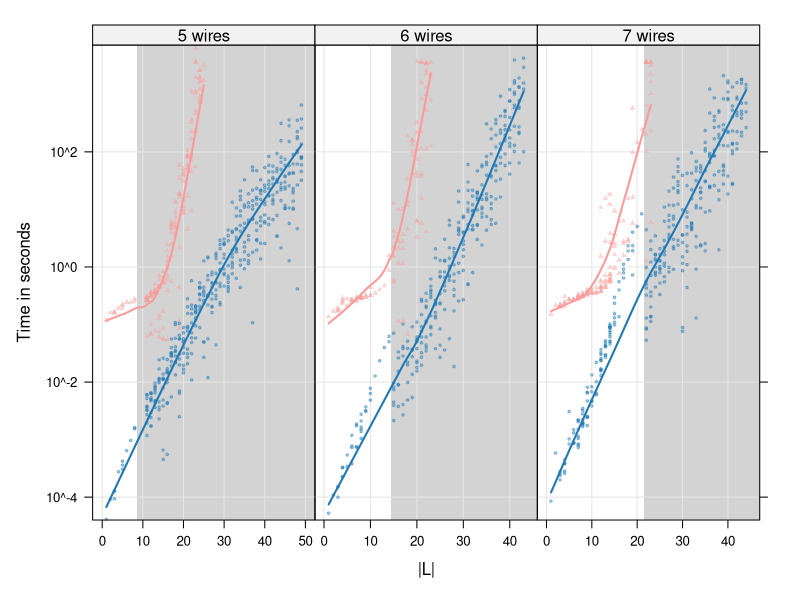

Here is the R script that generated this plot:
library(lattice)
library(plotrix)
library(scales)

mergedata <- read.csv("merged.csv")
avg = aggregate(list(OurAvg = mergedata$Ours, TheirAvg = mergedata$Theirs), list(Swaps = as.numeric(factor(mergedata$Swaps)), Group=mergedata$Group), mean)
avgdata <- merge(mergedata,avg,by=c("Swaps","Group"))
avgdf <- avgdata[order(avgdata$Group, avgdata$Swaps),]

xyplot(Ours+Theirs+OurAvg+TheirAvg~Swaps | Group, 
       data=avgdf, 
       type=c("p","p","smooth","smooth","g"),
       layout=c(3,1),
       panel = function(...) {
         grpname <- dimnames(trellis.last.object())[[1]][packet.number()]
         if(grpname == "6 wires") {
           panel.rect(14.5, -10,55, 10, col = "Lightgray", border=NA)
         } else if(grpname == "5 wires") {
           panel.rect(8.5, -10, 55, 10, col = "Lightgray", border=NA)
         } else if(grpname == "7 wires") {
           panel.rect(21.5, -10, 55, 10, col = "Lightgray", border=NA)
         }
         panel.xyplot(...)
       },
       scales=list(alternating=FALSE,
                   y = list(log = 10),
                   x = list(relation="free")), 
       par.settings = list(superpose.symbol = list(pch = c(20,17,3), 
                                                   cex = c(0.5,0.5)),
                           superpose.line = list(lwd=2)),
       col = c(alpha("#1f78b4",0.4), alpha("#fb9a99",0.4), "#1f78b4", "#fb9a99"),
       ylab = "Time in seconds",
       xlab= "|L|",
       ylim = c(0.00004,7200),
       distribute.type=TRUE)
